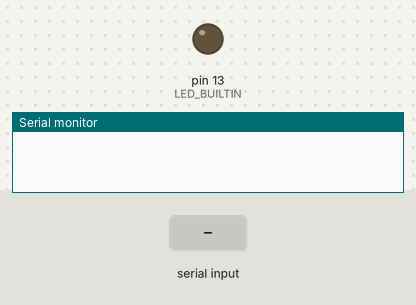
A sketch run on a simulated Arduino Uno, built with avr-gcc and run on an emulated ATmega328P. On the bench: output pins drawn as LEDs (lit = HIGH), the last lines printed to the serial monitor. The test bench sets the inputs (shaded band).

Above: at 1.2 s.
1.3 s: "s\n" received over Serial
At 1.7 s:
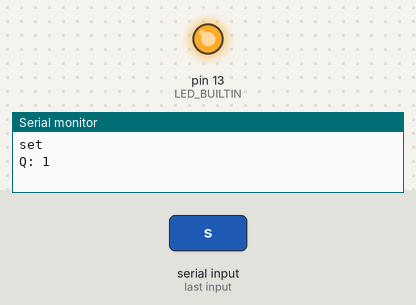
2.8 s: "r\n" received over Serial
At 4.0 s:
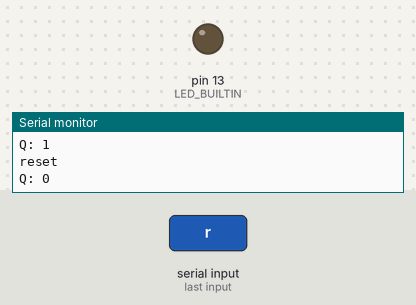
Timing chart, 0 to 5.8 s (numbered marks = the images above; inputs shaded):
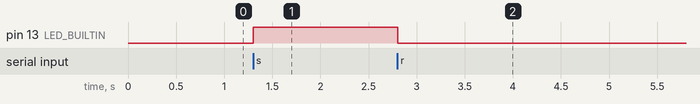

Measured:
- after the input at 1.3 s, pin 13 (LED_BUILTIN): LOW → HIGH at once
- after the input at 2.8 s, pin 13 (LED_BUILTIN): HIGH → LOW at once

The sketch:

L06.ino
```cpp
bool S = 0;
bool R = 0;
bool Qp = 0;
bool Qa = 0;
String input = "x";

void setup() {
  Serial.begin(9600);
  pinMode(LED_BUILTIN, OUTPUT);
}

void loop()
{
  while(Serial.available()) input = Serial.readStringUntil('\n');
  if (input == "s"){
    Serial.println("set");
    S = 1;
  }
  if (input == "r"){
    Serial.println("reset");
    R = 1;
  }

  Qa = (S||Qp)&&!R;

  if (Qa != Qp) {
    Serial.print("Q: ");
    Serial.println(Qa);
  }
  digitalWrite(LED_BUILTIN, Qa);  // turn the LED on (HIGH is the voltage level)

  S = 0;
  R = 0;
  input = "x";
  Qp = Qa;
}
```
